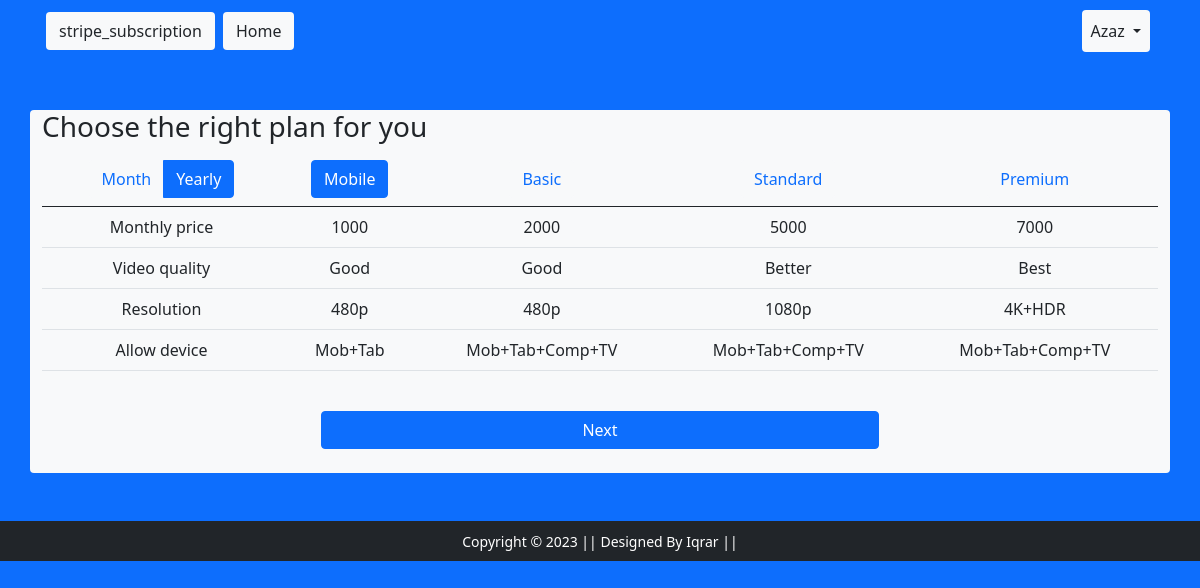
Screenshot of /showplan/1/1/ (signed in) with the database file from the repository.
### subscription/models.py (models this page shows, shortened)
class Yearly_plan(models.Model):
    plan_type=models.CharField(max_length=200)
    price=models.IntegerField()
    quality=models.CharField(max_length=200)
    resolution=models.CharField(max_length=200)
    allow_devices=models.CharField(max_length=200)

### subscription/views.py (the view)
# urls.py: path('showplan/<int:saal>/<int:typ>/', views.showplan, name='showplan'),
@login_required
def showplan(request,saal,typ):
    if saal==0:
        cen=Monthly_plan.objects.all()
    elif saal==1:
        cen=Yearly_plan.objects.all()
    i=0
    ans=[['Monthly price'],['Video quality'],['Resolution'],['Allow device']]
    for el in cen:
        ans[i].append(el.price)
        i+=1
        ans[i].append(el.quality)
        i+=1
        ans[i].append(el.resolution)
        i+=1
        ans[i].append(el.allow_devices)
        i=0
    if typ==1:
        val={'mobile':1,'basic':0,'standard':0,'premium':0}
    elif typ==2:
        val={'mobile':0,'basic':1,'standard':0,'premium':0}
    elif typ==3:
        val={'mobile':0,'basic':0,'standard':1,'premium':0}
    else:
        val={'mobile':0,'basic':0,'standard':0,'premium':1}
    return render(request, 'subscription/showplan.html',{'saal':saal,'cen':ans,'typ':typ,'val':val})

### subscription/templates/subscription/showplan.html (shortened to what this page needs)
{% extends 'subscription/base.html' %}
{% load static %}
{% block main-content %}
<div class="container my-5">
  <div class="row my-3">
    <div class="col-sm  bg-light rounded">
    <h3>Choose the right plan for you</h3>
    <table class="table table-hover">
        <thead>
          <tr class='text-center'>
            <th scope="col">
                <div class="btn-group">
                    {% if saal %}
                    <a href="{% url 'showplan' 0 typ %}" class="btn text-primary bg-light">Month</a>
                    <a href="{% url 'showplan' 1 typ %}" class="btn btn-primary">Yearly</a>
                    {% else %}
                    <a href="{% url 'showplan' 0 typ %}" class="btn btn-primary">Month</a>
                    <a href="{% url 'showplan' 1 typ %}" class="btn text-primary bg-light">Yearly</a>
                    {% endif %}
                </div>
            </th>
            {% if val.mobile %}
            <th scope="col">
                <a href="{% url 'showplan' saal 1 %}" class="btn btn-primary" role="button">Mobile</a>
            </th>
            <th scope="col">
                <a href="{% url 'showplan' saal 2 %}" class="btn text-primary bg-light" role="button">Basic</a>
            </th>
            <th scope="col">
                <a href="{% url 'showplan' saal 3 %}" class="btn text-primary bg-light" role="button">Standard</a>
            </th>
            <th scope="col">
                <a href="{% url 'showplan' saal 4 %}" class="btn text-primary bg-light" role="button">Premium</a>
            </th>
            {% endif %}
          </tr>
        </thead>
        <tbody>
        {% for ad in cen %}
        <tr class='text-center'>
        {% for el in ad %}
            <td>{{el}}</td>
          {% endfor %}
        </tr>
          {% endfor %}
        </tbody>
      </table>
      <div class="d-grid gap-2 col-6 mx-auto">
        <a href="{% url 'subscribe' saal typ %}" class="btn btn-primary my-4" role="button">Next</a>
      </div>
</div>
</div>
</div>
{% endblock main-content %}

### subscription/templates/subscription/base.html (shortened to what this page needs)
<!doctype html>
{% load static %}
<html lang="en">
<head>
  <link href="https://cdn.jsdelivr.net/npm/bootstrap@5.0.0-beta1/dist/css/bootstrap.min.css" rel="stylesheet"
>
  <link rel="stylesheet" href="{% static 'subscription/css/all.min.css' %}">
  <link rel="stylesheet" href="{% static 'subscription/css/style.css' %}">
</head>
<body class='bg-primary'>
  <nav class="navbar navbar-expand-lg navbar-dark bg-primary">
    <div class="container">
      <a href="{% url 'profile' %}" class="btn m-1 bg-light" role="button">stripe_subscription</a>
      <div class="collapse navbar-collapse" id="navbarSupportedContent">
        <ul class="navbar-nav me-auto mb-2 mb-lg-0">
          <li class="nav-item">
            <a href='/' class="btn m-1 bg-light" role="button">Home</a>
          </li>
        </ul>
        <div>
          <ul class="navbar-nav me-auto mb-2 mb-lg-0">
            {% if request.user.is_authenticated %}
            <li class="nav-item dropdown mx-2">
              <a class="nav-link dropdown-toggle text-dark bg-light btn" href="#" id="profileDropdown" role="button"
                data-bs-toggle="dropdown" aria-expanded="false">
                {{request.user.username|capfirst}}
              </a>
            </li>
            {% endif %}
          </ul>
        </div>
      </div>
    </div>
  </nav>
  {% block main-content %} {% endblock main-content %}
  <footer class="container-fluid bg-dark text-center p-2 mt-5">
    <small class="text-white">Copyright &copy; 2023 || Designed By Iqrar || </small>
  </footer>
</body>
</html>

### rows the page displays
Yearly_plan: ad "Good" "480p" "Mob+Tab"
Yearly_plan: ad "Good" "480p" "Mob+Tab+Comp+TV"
Yearly_plan: ad "Better" "1080p" "Mob+Tab+Comp+TV"
Yearly_plan: ad "Best" "4K+HDR" "Mob+Tab+Comp+TV"

### other values shown
{{ request.user.username|capfirst }} "Azaz"
{{ el }} "Monthly price" "1000" "2000" "5000" "7000" "Video quality" "Resolution" "Allow device"
